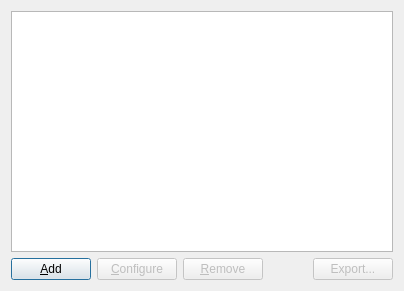
<?xml version="1.0" encoding="UTF-8"?>
<ui version="4.0">
 <class>QueueManagerDialog</class>
 <widget class="QDialog" name="QueueManagerDialog">
  <property name="geometry">
   <rect>
    <x>0</x>
    <y>0</y>
    <width>404</width>
    <height>291</height>
   </rect>
  </property>
  <property name="windowTitle">
   <string>Queue Manager</string>
  </property>
  <layout class="QVBoxLayout" name="verticalLayout">
   <item>
    <widget class="QTableView" name="queueTable">
     <property name="editTriggers">
      <set>QAbstractItemView::NoEditTriggers</set>
     </property>
     <property name="alternatingRowColors">
      <bool>true</bool>
     </property>
     <property name="selectionMode">
      <enum>QAbstractItemView::SingleSelection</enum>
     </property>
     <property name="selectionBehavior">
      <enum>QAbstractItemView::SelectRows</enum>
     </property>
     <property name="sortingEnabled">
      <bool>true</bool>
     </property>
     <attribute name="verticalHeaderCascadingSectionResizes">
      <bool>true</bool>
     </attribute>
    </widget>
   </item>
   <item>
    <layout class="QHBoxLayout" name="buttonBox">
     <item>
      <widget class="QPushButton" name="addQueueButton">
       <property name="toolTip">
        <string>Add a new queue.</string>
       </property>
       <property name="text">
        <string>&amp;Add</string>
       </property>
      </widget>
     </item>
     <item>
      <widget class="QPushButton" name="configureQueueButton">
       <property name="enabled">
        <bool>false</bool>
       </property>
       <property name="toolTip">
        <string>Configure and add programs to the selected queue.</string>
       </property>
       <property name="text">
        <string>&amp;Configure</string>
       </property>
       <property name="Enabled" stdset="0">
        <bool>false</bool>
       </property>
      </widget>
     </item>
     <item>
      <widget class="QPushButton" name="removeQueueButton">
       <property name="enabled">
        <bool>false</bool>
       </property>
       <property name="toolTip">
        <string>Remove the selected queue.</string>
       </property>
       <property name="text">
        <string>&amp;Remove</string>
       </property>
       <property name="Enabled" stdset="0">
        <bool>false</bool>
       </property>
      </widget>
     </item>
     <item>
      <spacer name="horizontalSpacer">
       <property name="orientation">
        <enum>Qt::Horizontal</enum>
       </property>
       <property name="sizeHint" stdset="0">
        <size>
         <width>40</width>
         <height>20</height>
        </size>
       </property>
      </spacer>
     </item>
     <item>
      <widget class="QPushButton" name="exportQueueButton">
       <property name="enabled">
        <bool>false</bool>
       </property>
       <property name="text">
        <string>Export...</string>
       </property>
      </widget>
     </item>
    </layout>
   </item>
  </layout>
 </widget>
 <resources/>
 <connections/>
</ui>
